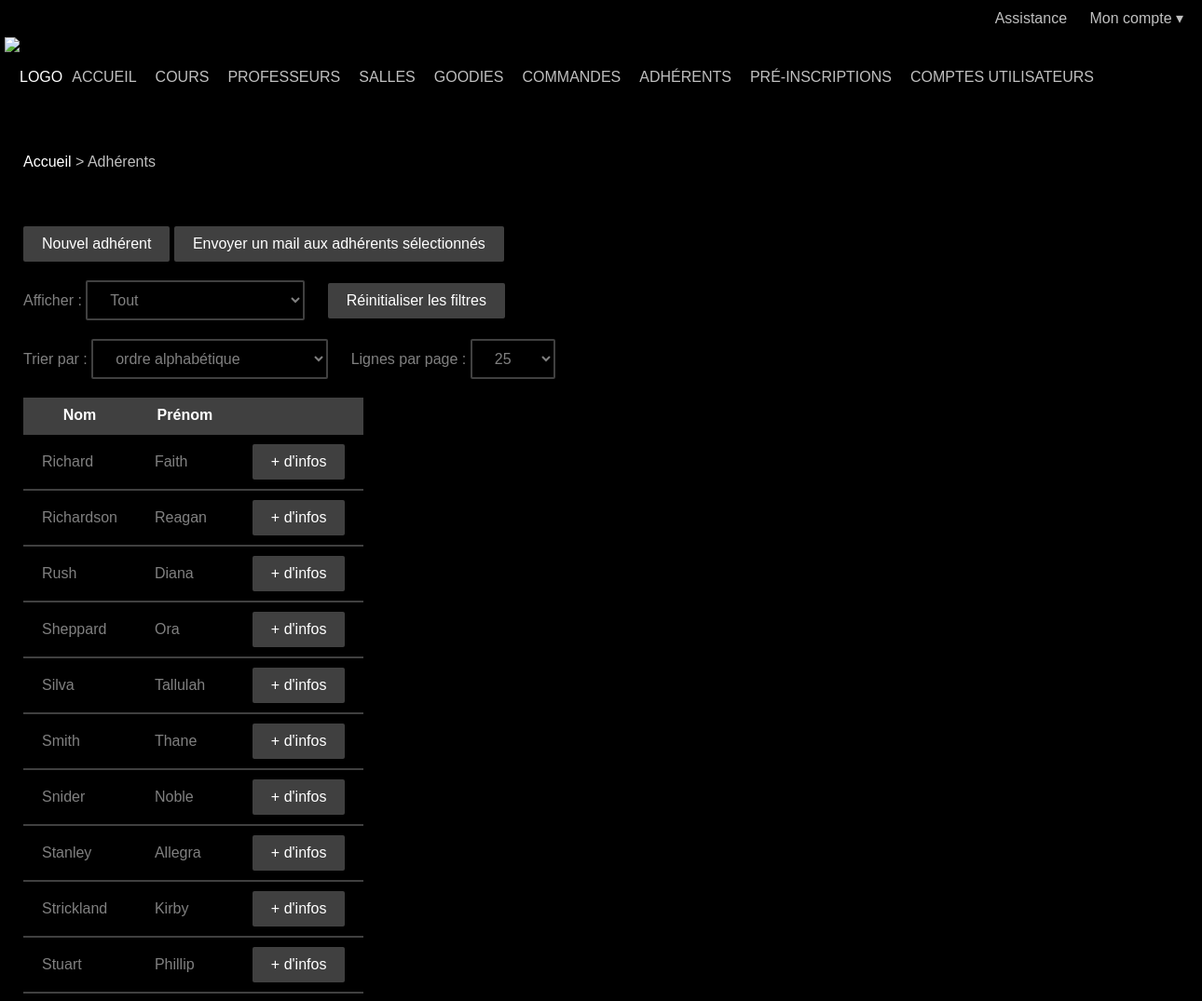
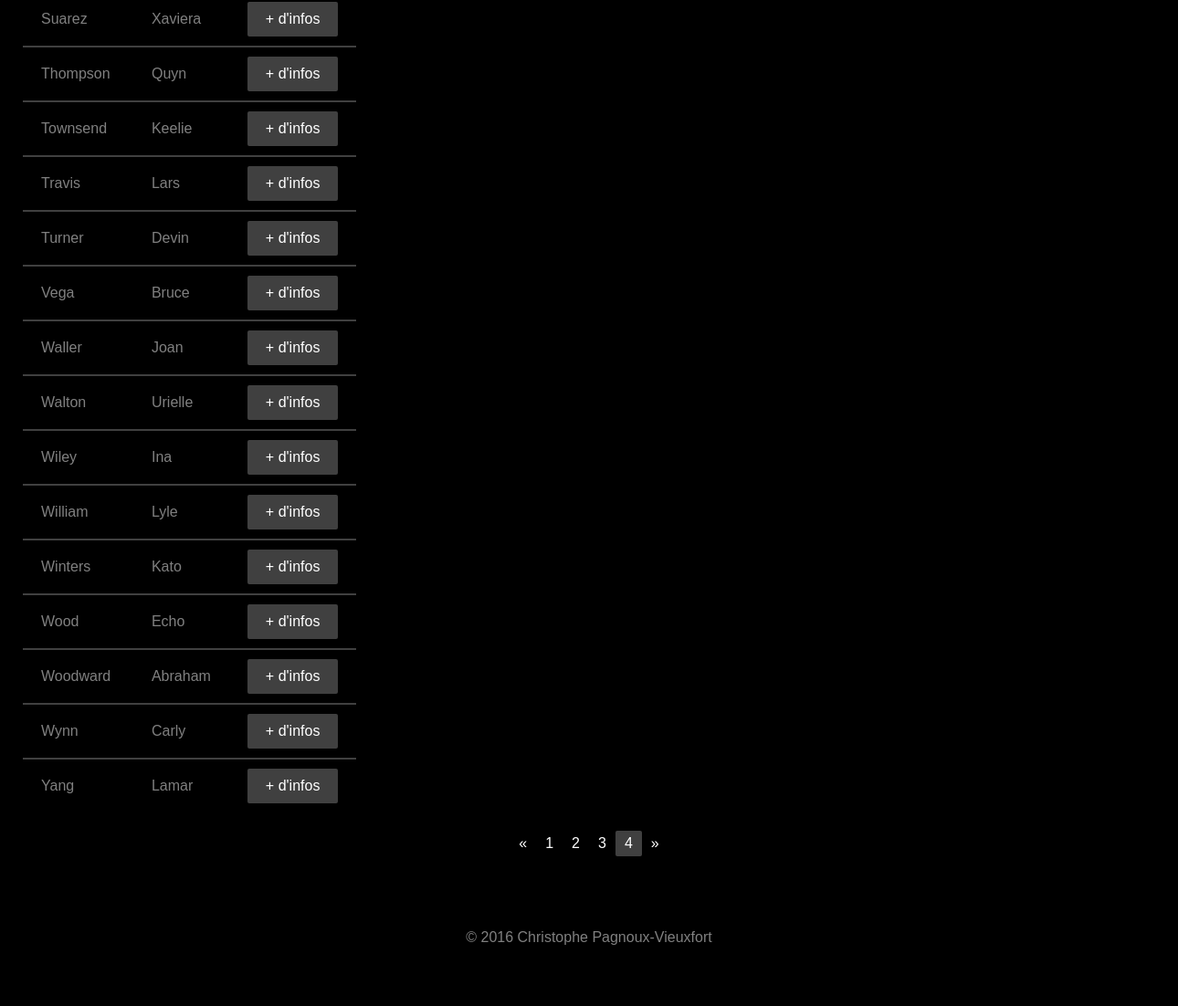
/overview.php?table=member&page=4 (signed in), run on the app's committed database (2 pictures, top to bottom).
### tables this page shows
CREATE TABLE `member` (
  `member_id` smallint(5) UNSIGNED NOT NULL,
  `first_name` varchar(50) NOT NULL,
  `last_name` varchar(50) NOT NULL,
  `birth_date` date NOT NULL,
  `address` varchar(255) NOT NULL,
  `postal_code` char(5) NOT NULL,
  `city` varchar(50) NOT NULL,
  `cellphone` char(14) DEFAULT NULL,
  `cellphone_father` char(14) DEFAULT NULL,
  `cellphone_mother` char(14) DEFAULT NULL,
  `phone` char(14) DEFAULT NULL,
  `email` varchar(100) DEFAULT NULL,
  `means_of_knowledge` enum('POSTER_FLYER','INTERNET','WORD_OF_MOUTH','ADVERTISING_PANEL') NOT NULL,
  `volunteer` tinyint(1) NOT NULL DEFAULT '0',
  `creation_date` datetime NOT NULL
);

### views/table_member.html.php (the view, shortened to what this page needs)
<ol class="breadcrumb">
  <li><?php link_home() ?></li>
  <li>Adhérents</li>
</ol>
<div class="container">
  <ul class="action-links">
    <li><?php link_add_entity($table) ?></li>
    <li><?php link_send_mail_to_multiple_recipients($table) ?></li>
  </ul>
  <?php if (mysqli_num_rows($result) != 0): ?>
    <?php table_filter_member() ?>
    <table>
      <tr>
        <th>Nom</th>
        <th>Prénom</th>
        <th></th>
      </tr>
      <?php while ($row = mysqli_fetch_assoc($result)): ?>
        <?php $row = html_encode_strings($row) ?>
        <tr>
          <td><?php echo $row['last_name'] ?></td>
          <td><?php echo $row['first_name'] ?></td>
          <td><?php link_entity('member', $row['member_id']) ?></td>
        </tr>
      <?php endwhile ?>
    </table>
    <?php table_pagination($table, $page, $filter) ?>
  <?php elseif (row_count($table) != 0): ?>
    <?php table_filter_member() ?>
  <?php else: ?>
    <p>Aucun adhérent</p>
  <?php endif ?>
</div>

### src/util.php (shortened to what this page needs)
<?php
require_once 'src/table.php';
function link_home()
{
	echo '<a href="index.php">Accueil</a>';
}
function link_table($table)
{
	$label = '';
	switch ($table) {
	case 'goody':
		$label = 'Goodies';
		break;
	case 'lesson':
		$label = 'Cours';
		break;
	case 'member':
		$label = 'Adhérents';
		break;
	case 'order':
		$label = 'Commandes';
		break;
	case 'pre_registration':
		$label = 'Pré-inscriptions';
		break;
	case 'room':
		$label = 'Salles';
		break;
	case 'teacher':
		$label = 'Professeurs';
		break;
	case 'user':
		$label = 'Comptes utilisateurs';
		break;
	}
	echo '<a href="overview.php?table=' . $table . '">' . $label . '</a>';
}
function link_reset_filters($table)
{
	echo '<a class="button" href="overview.php?action=reset_filters&amp;' .
	     'table=' . $table . '">Réinitialiser les filtres</a>';
}
function link_previous($table, $page)
{
	if ($page == 1)
		echo '<a href="overview.php?table=' . $table . '">&laquo;</a>';
	else
		echo '<a href="overview.php?table=' . $table . '&amp;page=' .
		     $page . '">&laquo;</a>';
}
function link_page($table, $page)
{
	if ($page == 1)
		echo '<a href="overview.php?table=' . $table . '">' . $page .
		     '</a>';
	else
		echo '<a href="overview.php?table=' . $table . '&amp;page=' .
		     $page . '">' . $page . '</a>';
}
function link_entity($table, $id, $label = null)
{
	if (isset($label))
		echo '<a href="entity.php?table=' . $table . '&amp;id=' . $id .
		     '">' . $label . '</a>';
	else
		echo '<a class="button" href="entity.php?table=' . $table .
		     '&amp;id=' . $id . '">+ d\'infos</a>';
}
function link_add_entity($table, $id = null)
{
	$label = '';
	switch ($table) {
	case 'member':
		$label = 'Nouvel adhérent';
		break;
	}
	if (isset($id))
		echo '<a class="button" href="entity.php?action=add&amp;' .
		     'table=' . $table . '&amp;id=' . $id . '">' . $label .
		     '</a>';
	else
		echo '<a class="button" href="entity.php?action=add&amp;' .
		     'table=' . $table . '">' . $label . '</a>';
}
function link_send_mail_to_multiple_recipients($table)
{
	$filter = select_filter($table);
	$link = connect_database();
	$query = 'SELECT email FROM `' . $table . '`' . $filter;
	if (!$result = mysqli_query($link, $query)) {
		sql_error($link, $query);
		exit;
	}
	$to = '';
	while ($row = mysqli_fetch_assoc($result)) {
		if ($row['email'] != '') {
			if ($to != '')
				$to .= ',';
			$to .= $row['email'];
		}
	}
	$to = htmlspecialchars(urlencode($to));
	$label = '';
	switch ($table) {
	case 'member':
		$label = 'Envoyer un mail aux adhérents sélectionnés';
		break;
	}
	echo '<a class="button" href="mailto:' . $to . '" target="_blank">' .
	     $label . '</a>';
}
function link_send_ticket()
{
	echo '<a href="send_ticket.php">Assistance</a>';
}
function html_encode_strings($array)
{
	return $array;
}
?>

### public/css/main.css (style rules this page uses)
body { background-attachment: fixed; background-color: #000000; background-image: url('http://www.insschool.fr/wp-content/uploads/2015/09/affiche-15-16-site-RVB-fusionne%CC%811.jpg'); background-position: center top; color: #808080; }
a { color: #ffffff; text-decoration: none; }
input[type=submit], .button { background-color: #404040; border: none; border-radius: 2px; color: #ffffff; display: inline-block; }
input[type=submit], .button { padding: 10px 20px; }
table { border-collapse: collapse; }
th, td { border-bottom: 2px solid #404040; padding: 10px 20px; }
th { background-color: #404040; color: #ffffff; }
tr:last-child td { border-bottom: none; }
.dropdown-menu, .navbar ul, .breadcrumb, .pagination ul, .action-links { margin: 0; padding: 0; }
.navbar, .breadcrumb, .container, .super-container, .footer-container { box-sizing: border-box; margin: auto; width: 1280px; }
.navbar li a { display: inline-block; float: left; padding: 0 10px; }
.utility-bar a, .dropdown-toggle, .navbar li a { color: #c0c0c0; }
.breadcrumb { color: #c0c0c0; margin-bottom: 20px; padding: 0 20px; }
.breadcrumb li { display: inline; }
.breadcrumb li::before { content: '> '; }
.breadcrumb li:first-child::before { content: none; }
.container { background-color: #000000; margin-bottom: 20px; padding: 20px; }
.pagination li a, .pagination li .active, .pagination li .disabled { border-radius: 2px; color: #ffffff; display: inline-block; float: left; padding: 5px 10px; }
.action-links { margin-bottom: 20px; margin-top: 20px; }
.action-links li { display: inline; }

### public/css/footer.css (style rules this page uses)
html { min-height: 100%; position: relative; }
body { margin-bottom: 140px; }

### data on the page
member: last_name "Richard", first_name "Faith"
member: last_name "Richardson", first_name "Reagan"
member: last_name "Rush", first_name "Diana"
member: last_name "Sheppard", first_name "Ora"
member: last_name "Silva", first_name "Tallulah"
member: last_name "Smith", first_name "Thane"
member: last_name "Snider", first_name "Noble"
member: last_name "Stanley", first_name "Allegra"
member: last_name "Strickland", first_name "Kirby"
member: last_name "Stuart", first_name "Phillip"
member: last_name "Suarez", first_name "Xaviera"
member: last_name "Thompson", first_name "Quyn"
member: last_name "Townsend", first_name "Keelie"
member: last_name "Travis", first_name "Lars"
member: last_name "Turner", first_name "Devin"
member: last_name "Vega", first_name "Bruce"
member: last_name "Waller", first_name "Joan"
member: last_name "Walton", first_name "Urielle"
member: last_name "Wiley", first_name "Ina"
member: last_name "William", first_name "Lyle"
member: last_name "Winters", first_name "Kato"
member: last_name "Wood", first_name "Echo"
member: last_name "Woodward", first_name "Abraham"
member: last_name "Wynn", first_name "Carly"
member: last_name "Yang", first_name "Lamar"

### other printed values
$label "COURS PROFESSEURS SALLES GOODIES COMMANDES ADHÉRENTS PRÉ-INSCRIPTIONS COMPTES UTILISATEURS"
$label "Nouvel adhérent"
$label "Envoyer un mail aux adhérents sélectionnés"
$page "1"
$page "2"
$page "3"
$page "4"
